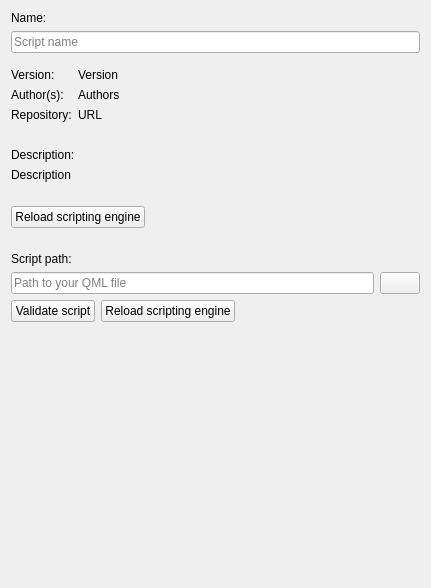
                        <widget class="QWidget" name="scrollAreaWidgetContents">
                         <property name="geometry">
                          <rect>
                           <x>0</x>
                           <y>0</y>
                           <width>431</width>
                           <height>588</height>
                          </rect>
                         </property>
                         <layout class="QGridLayout" name="gridLayout_55">
                          <item row="6" column="0">
                           <spacer name="verticalSpacer">
                            <property name="orientation">
                             <enum>Qt::Vertical</enum>
                            </property>
                            <property name="sizeHint" stdset="0">
                             <size>
                              <width>20</width>
                              <height>0</height>
                             </size>
                            </property>
                           </spacer>
                          </item>
                          <item row="2" column="0">
                           <widget class="QFrame" name="scriptRepositoryItemFrame">
                            <property name="frameShape">
                             <enum>QFrame::Shape::NoFrame</enum>
                            </property>
                            <layout class="QGridLayout" name="gridLayout_52">
                             <property name="leftMargin">
                              <number>0</number>
                             </property>
                             <property name="rightMargin">
                              <number>0</number>
                             </property>
                             <item row="4" column="0" colspan="2">
                              <widget class="QLabel" name="label_26">
                               <property name="text">
                                <string>Description:</string>
                               </property>
                              </widget>
                             </item>
                             <item row="1" column="1">
                              <widget class="Label" name="scriptAuthorsLabel">
                               <property name="text">
                                <string notr="true">Authors</string>
                               </property>
                               <property name="wordWrap">
                                <bool>true</bool>
                               </property>
                               <property name="openExternalLinks">
                                <bool>true</bool>
                               </property>
                              </widget>
                             </item>
                             <item row="1" column="0">
                              <widget class="QLabel" name="textLabel_2">
                               <property name="text">
                                <string>Author(s):</string>
                               </property>
                               <property name="wordWrap">
                                <bool>true</bool>
                               </property>
                              </widget>
                             </item>
                             <item row="3" column="1">
                              <spacer name="horizontalSpacer_7">
                               <property name="orientation">
                                <enum>Qt::Orientation::Horizontal</enum>
                               </property>
                               <property name="sizeHint" stdset="0">
                                <size>
                                 <width>40</width>
                                 <height>20</height>
                                </size>
                               </property>
                              </spacer>
                             </item>
                             <item row="2" column="0">
                              <widget class="QLabel" name="textLabel2">
                               <property name="text">
                                <string>Repository:</string>
                               </property>
                               <property name="wordWrap">
                                <bool>true</bool>
                               </property>
                              </widget>
                             </item>
                             <item row="0" column="1">
                              <widget class="QLabel" name="scriptVersionLabel">
                               <property name="text">
                                <string notr="true">Version</string>
                               </property>
                               <property name="textFormat">
                                <enum>Qt::TextFormat::PlainText</enum>
                               </property>
                               <property name="textInteractionFlags">
                                <set>Qt::TextInteractionFlag::LinksAccessibleByMouse|Qt::TextInteractionFlag::TextSelectableByMouse</set>
                               </property>
                              </widget>
                             </item>
                             <item row="5" column="0" colspan="2">
                              <widget class="Label" name="scriptDescriptionLabel">
                               <property name="text">
                                <string notr="true">Description</string>
                               </property>
                               <property name="wordWrap">
                                <bool>true</bool>
                               </property>
                               <property name="openExternalLinks">
                                <bool>true</bool>
                               </property>
                               <property name="textInteractionFlags">
                                <set>Qt::TextInteractionFlag::LinksAccessibleByMouse|Qt::TextInteractionFlag::TextSelectableByMouse</set>
                               </property>
                              </widget>
                             </item>
                             <item row="0" column="0">
                              <widget class="QLabel" name="textLabel">
                               <property name="text">
                                <string>Version:</string>
                               </property>
                               <property name="wordWrap">
                                <bool>true</bool>
                               </property>
                              </widget>
                             </item>
                             <item row="2" column="1">
                              <widget class="Label" name="scriptRepositoryLinkLabel">
                               <property name="toolTip">
                                <string notr="true"/>
                               </property>
                               <property name="text">
                                <string notr="true">URL</string>
                               </property>
                               <property name="wordWrap">
                                <bool>true</bool>
                               </property>
                               <property name="openExternalLinks">
                                <bool>true</bool>
                               </property>
                              </widget>
                             </item>
                            </layout>
                           </widget>
                          </item>
                          <item row="5" column="0">
                           <widget class="QFrame" name="scriptSettingsFrame">
                            <property name="frameShape">
                             <enum>QFrame::Shape::NoFrame</enum>
                            </property>
                            <layout class="QGridLayout" name="gridLayout_54">
                             <property name="leftMargin">
                              <number>0</number>
                             </property>
                             <property name="topMargin">
                              <number>16</number>
                             </property>
                             <property name="rightMargin">
                              <number>0</number>
                             </property>
                             <property name="bottomMargin">
                              <number>16</number>
                             </property>
                            </layout>
                           </widget>
                          </item>
                          <item row="0" column="0">
                           <widget class="QLabel" name="scriptNameLineEditLabel">
                            <property name="text">
                             <string>Name:</string>
                            </property>
                           </widget>
                          </item>
                          <item row="1" column="0">
                           <widget class="QLineEdit" name="scriptNameLineEdit">
                            <property name="placeholderText">
                             <string>Script name</string>
                            </property>
                            <property name="clearButtonEnabled">
                             <bool>true</bool>
                            </property>
                           </widget>
                          </item>
                          <item row="4" column="0">
                           <widget class="QFrame" name="localScriptItemFrame">
                            <property name="frameShadow">
                             <enum>QFrame::Shadow::Raised</enum>
                            </property>
                            <layout class="QGridLayout" name="gridLayout_53">
                             <property name="leftMargin">
                              <number>0</number>
                             </property>
                             <property name="rightMargin">
                              <number>0</number>
                             </property>
                             <item row="6" column="0" colspan="4">
                              <widget class="Label" name="scriptValidationLabel">
                               <property name="text">
                                <string/>
                               </property>
                               <property name="wordWrap">
                                <bool>true</bool>
                               </property>
                               <property name="textInteractionFlags">
                                <set>Qt::TextInteractionFlag::LinksAccessibleByMouse|Qt::TextInteractionFlag::TextSelectableByMouse</set>
                               </property>
                              </widget>
                             </item>
                             <item row="0" column="0" colspan="4">
                              <widget class="QLabel" name="label_18">
                               <property name="text">
                                <string>Script path:</string>
                               </property>
                              </widget>
                             </item>
                             <item row="4" column="0">
                              <widget class="QPushButton" name="scriptValidationButton">
                               <property name="text">
                                <string>Validate script</string>
                               </property>
                              </widget>
                             </item>
                             <item row="4" column="1">
                              <widget class="QPushButton" name="scriptReloadEngineButton">
                               <property name="toolTip">
                                <string>You need to reload the scripting engine if you modify a script file</string>
                               </property>
                               <property name="text">
                                <string>Reload scripting engine</string>
                               </property>
                              </widget>
                             </item>
                             <item row="2" column="3">
                              <widget class="QPushButton" name="scriptPathButton">
                               <property name="toolTip">
                                <string>Click here to select your QML script</string>
                               </property>
                               <property name="text">
                                <string/>
                               </property>
                               <property name="icon">
                                <iconset theme="document-open" resource="../breeze-qownnotes.qrc">
                                 <normaloff>:/icons/breeze-qownnotes/16x16/document-open.svg</normaloff>:/icons/breeze-qownnotes/16x16/document-open.svg</iconset>
                               </property>
                              </widget>
                             </item>
                             <item row="7" column="0" colspan="4">
                              <widget class="Label" name="scriptInfoLabel">
                               <property name="wordWrap">
                                <bool>true</bool>
                               </property>
                               <property name="openExternalLinks">
                                <bool>true</bool>
                               </property>
                              </widget>
                             </item>
                             <item row="2" column="0" colspan="3">
                              <widget class="QLineEdit" name="scriptPathLineEdit">
                               <property name="readOnly">
                                <bool>true</bool>
                               </property>
                               <property name="placeholderText">
                                <string>Path to your QML file</string>
                               </property>
                              </widget>
                             </item>
                             <item row="4" column="2">
                              <spacer name="horizontalSpacer_5">
                               <property name="orientation">
                                <enum>Qt::Orientation::Horizontal</enum>
                               </property>
                               <property name="sizeHint" stdset="0">
                                <size>
                                 <width>40</width>
                                 <height>20</height>
                                </size>
                               </property>
                              </spacer>
                             </item>
                            </layout>
                           </widget>
                          </item>
                          <item row="3" column="0">
                           <widget class="QFrame" name="repositoryScriptItemFrame">
                            <property name="frameShape">
                             <enum>QFrame::Shape::NoFrame</enum>
                            </property>
                            <property name="frameShadow">
                             <enum>QFrame::Shadow::Raised</enum>
                            </property>
                            <layout class="QGridLayout" name="gridLayout_81">
                             <property name="leftMargin">
                              <number>0</number>
                             </property>
                             <property name="rightMargin">
                              <number>0</number>
                             </property>
                             <item row="0" column="0">
                              <widget class="QPushButton" name="scriptReloadEngineButton2">
                               <property name="toolTip">
                                <string>You need to reload the scripting engine if you modify a script file</string>
                               </property>
                               <property name="text">
                                <string>Reload scripting engine</string>
                               </property>
                              </widget>
                             </item>
                             <item row="0" column="1">
                              <spacer name="horizontalSpacer_18">
                               <property name="orientation">
                                <enum>Qt::Orientation::Horizontal</enum>
                               </property>
                               <property name="sizeHint" stdset="0">
                                <size>
                                 <width>40</width>
                                 <height>20</height>
                                </size>
                               </property>
                              </spacer>
                             </item>
                             </layout>
                            </widget>
                           </item>
                          </layout>
                         </widget>
